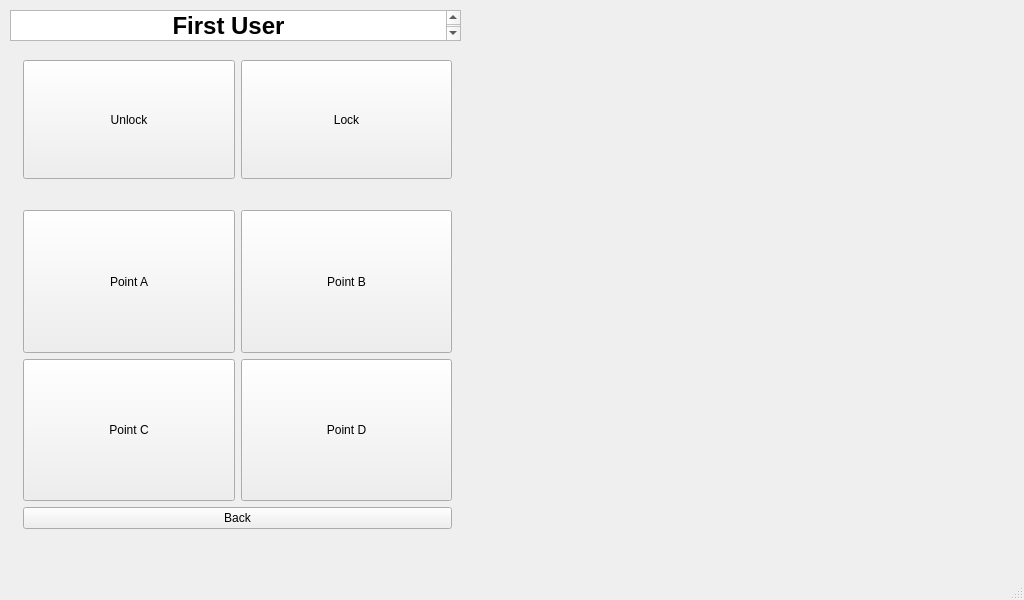
<?xml version="1.0" encoding="UTF-8"?>
<ui version="4.0">
 <class>merry_win</class>
 <widget class="QMainWindow" name="merry_win">
  <property name="geometry">
   <rect>
    <x>0</x>
    <y>0</y>
    <width>1024</width>
    <height>600</height>
   </rect>
  </property>
  <property name="windowTitle">
   <string>merry_win</string>
  </property>
  <widget class="QWidget" name="centralWidget">
   <widget class="QWidget" name="gridLayoutWidget">
    <property name="geometry">
     <rect>
      <x>12</x>
      <y>199</y>
      <width>451</width>
      <height>341</height>
     </rect>
    </property>
    <layout class="QGridLayout" name="gridLayout_2">
     <item row="0" column="0">
      <widget class="QPushButton" name="Button_p1">
       <property name="sizePolicy">
        <sizepolicy hsizetype="Minimum" vsizetype="Expanding">
         <horstretch>0</horstretch>
         <verstretch>0</verstretch>
        </sizepolicy>
       </property>
       <property name="styleSheet">
        <string notr="true">font: 75 30pt &quot;Ubuntu Mono&quot;;</string>
       </property>
       <property name="text">
        <string>Point A</string>
       </property>
      </widget>
     </item>
     <item row="1" column="0">
      <widget class="QPushButton" name="Button_p3">
       <property name="sizePolicy">
        <sizepolicy hsizetype="Minimum" vsizetype="Expanding">
         <horstretch>0</horstretch>
         <verstretch>0</verstretch>
        </sizepolicy>
       </property>
       <property name="styleSheet">
        <string notr="true">font: 75 30pt &quot;Ubuntu Mono&quot;;</string>
       </property>
       <property name="text">
        <string>Point C</string>
       </property>
      </widget>
     </item>
     <item row="0" column="1">
      <widget class="QPushButton" name="Button_p2">
       <property name="sizePolicy">
        <sizepolicy hsizetype="Minimum" vsizetype="Expanding">
         <horstretch>0</horstretch>
         <verstretch>0</verstretch>
        </sizepolicy>
       </property>
       <property name="styleSheet">
        <string notr="true">font: 75 30pt &quot;Ubuntu Mono&quot;;</string>
       </property>
       <property name="text">
        <string>Point B</string>
       </property>
      </widget>
     </item>
     <item row="1" column="1">
      <widget class="QPushButton" name="Button_p4">
       <property name="sizePolicy">
        <sizepolicy hsizetype="Minimum" vsizetype="Expanding">
         <horstretch>0</horstretch>
         <verstretch>0</verstretch>
        </sizepolicy>
       </property>
       <property name="styleSheet">
        <string notr="true">font: 75 30pt &quot;Ubuntu Mono&quot;;</string>
       </property>
       <property name="text">
        <string>Point D</string>
       </property>
      </widget>
     </item>
     <item row="2" column="0" colspan="2">
      <widget class="QPushButton" name="Button_back">
       <property name="text">
        <string>Back</string>
       </property>
      </widget>
     </item>
    </layout>
   </widget>
   <widget class="QWidget" name="gridLayoutWidget_2">
    <property name="geometry">
     <rect>
      <x>12</x>
      <y>49</y>
      <width>451</width>
      <height>141</height>
     </rect>
    </property>
    <layout class="QGridLayout" name="gridLayout">
     <item row="0" column="0">
      <widget class="QPushButton" name="Button_unlock1">
       <property name="sizePolicy">
        <sizepolicy hsizetype="Expanding" vsizetype="Expanding">
         <horstretch>0</horstretch>
         <verstretch>0</verstretch>
        </sizepolicy>
       </property>
       <property name="maximumSize">
        <size>
         <width>220</width>
         <height>16777215</height>
        </size>
       </property>
       <property name="layoutDirection">
        <enum>Qt::LeftToRight</enum>
       </property>
       <property name="styleSheet">
        <string notr="true">font: Bold 28pt &quot;Ubuntu&quot;;</string>
       </property>
       <property name="text">
        <string>Unlock</string>
       </property>
      </widget>
     </item>
     <item row="0" column="1">
      <widget class="QPushButton" name="Button_lock1">
       <property name="sizePolicy">
        <sizepolicy hsizetype="Expanding" vsizetype="Expanding">
         <horstretch>0</horstretch>
         <verstretch>0</verstretch>
        </sizepolicy>
       </property>
       <property name="maximumSize">
        <size>
         <width>220</width>
         <height>16777215</height>
        </size>
       </property>
       <property name="layoutDirection">
        <enum>Qt::LeftToRight</enum>
       </property>
       <property name="styleSheet">
        <string notr="true">font: Bold 28pt &quot;Ubuntu&quot;;</string>
       </property>
       <property name="text">
        <string>Lock</string>
       </property>
      </widget>
     </item>
    </layout>
   </widget>
   <widget class="QTextEdit" name="textEdit">
    <property name="geometry">
     <rect>
      <x>10</x>
      <y>10</y>
      <width>451</width>
      <height>31</height>
     </rect>
    </property>
    <property name="font">
     <font>
      <pointsize>18</pointsize>
      <weight>75</weight>
      <bold>true</bold>
     </font>
    </property>
    <property name="html">
     <string>&lt;!DOCTYPE HTML PUBLIC &quot;-//W3C//DTD HTML 4.0//EN&quot; &quot;http://www.w3.org/TR/REC-html40/strict.dtd&quot;&gt;
&lt;html&gt;&lt;head&gt;&lt;meta name=&quot;qrichtext&quot; content=&quot;1&quot; /&gt;&lt;style type=&quot;text/css&quot;&gt;
p, li { white-space: pre-wrap; }
&lt;/style&gt;&lt;/head&gt;&lt;body style=&quot; font-family:'Ubuntu'; font-size:18pt; font-weight:600; font-style:normal;&quot;&gt;
&lt;p align=&quot;center&quot; style=&quot; margin-top:0px; margin-bottom:0px; margin-left:0px; margin-right:0px; -qt-block-indent:0; text-indent:0px;&quot;&gt;First User&lt;/p&gt;
&lt;p align=&quot;center&quot; style=&quot;-qt-paragraph-type:empty; margin-top:0px; margin-bottom:0px; margin-left:0px; margin-right:0px; -qt-block-indent:0; text-indent:0px; font-size:11pt; font-weight:400;&quot;&gt;&lt;br /&gt;&lt;/p&gt;&lt;/body&gt;&lt;/html&gt;</string>
    </property>
   </widget>
   <widget class="QLabel" name="label">
    <property name="geometry">
     <rect>
      <x>470</x>
      <y>10</y>
      <width>551</width>
      <height>531</height>
     </rect>
    </property>
    <property name="text">
     <string/>
    </property>
    <property name="pixmap">
     <pixmap resource="../resource/bears.qrc">:/new/prefix1/final_map.png</pixmap>
    </property>
   </widget>
  </widget>
  <widget class="QStatusBar" name="statusBar"/>
  <widget class="QMenuBar" name="menuBar">
   <property name="geometry">
    <rect>
     <x>0</x>
     <y>0</y>
     <width>1024</width>
     <height>31</height>
    </rect>
   </property>
  </widget>
 </widget>
 <layoutdefault spacing="6" margin="11"/>
 <resources>
  <include location="../resource/bears.qrc"/>
 </resources>
 <connections/>
</ui>
